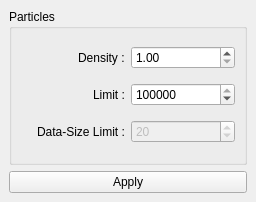
<?xml version="1.0" encoding="UTF-8"?>
<ui version="4.0">
 <class>RenderOptions</class>
 <widget class="QDockWidget" name="RenderOptions">
  <property name="geometry">
   <rect>
    <x>0</x>
    <y>0</y>
    <width>256</width>
    <height>202</height>
   </rect>
  </property>
  <property name="windowTitle">
   <string>Render Option</string>
  </property>
  <widget class="QWidget" name="dockWidgetContents">
   <layout class="QGridLayout" name="gridLayout">
    <item row="0" column="0">
     <widget class="QGroupBox" name="particleGBox">
      <property name="title">
       <string>Particles</string>
      </property>
      <layout class="QGridLayout" name="gridLayout_2">
       <item row="0" column="0" alignment="Qt::AlignRight">
        <widget class="QLabel" name="densityLbl">
         <property name="text">
          <string>Density :</string>
         </property>
        </widget>
       </item>
       <item row="2" column="0" alignment="Qt::AlignRight">
        <widget class="QLabel" name="dataSizeLimitLbl">
         <property name="text">
          <string>Data-Size Limit :</string>
         </property>
        </widget>
       </item>
       <item row="1" column="0" alignment="Qt::AlignRight">
        <widget class="QLabel" name="limitLbl">
         <property name="text">
          <string>Limit :</string>
         </property>
        </widget>
       </item>
       <item row="1" column="1">
        <widget class="QSpinBox" name="limitSBox">
         <property name="minimum">
          <number>1</number>
         </property>
         <property name="maximum">
          <number>2147483647</number>
         </property>
         <property name="value">
          <number>10000000</number>
         </property>
        </widget>
       </item>
       <item row="2" column="1">
        <widget class="QSpinBox" name="dataSizeLimitSBox">
         <property name="enabled">
          <bool>false</bool>
         </property>
         <property name="minimum">
          <number>1</number>
         </property>
         <property name="maximum">
          <number>100</number>
         </property>
         <property name="value">
          <number>20</number>
         </property>
        </widget>
       </item>
       <item row="0" column="1">
        <widget class="QDoubleSpinBox" name="densityDSBox">
         <property name="minimum">
          <double>1.000000000000000</double>
         </property>
        </widget>
       </item>
      </layout>
     </widget>
    </item>
    <item row="1" column="0">
     <widget class="QPushButton" name="applyPBtn">
      <property name="text">
       <string>Apply</string>
      </property>
     </widget>
    </item>
   </layout>
  </widget>
 </widget>
 <resources/>
 <connections/>
</ui>
